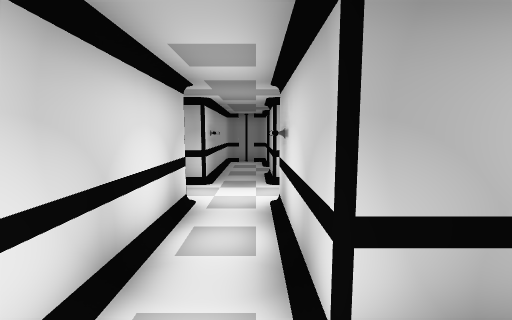
[1] (above)

12 first-person views from a walk through a scene from a Unity 3-D project. The camera is 1.5 m above the floor, tilts 6° down and sees 90° across. The floor is counted in squares, 1 m on a side. Each view is taken from the middle of a square. On the plan, view 1 faces up. The plan holds only what a view shows up to about 13 squares ahead; the rest is blank. The player character is not drawn. Door leaves are left out, so doorways stand open.

[2]
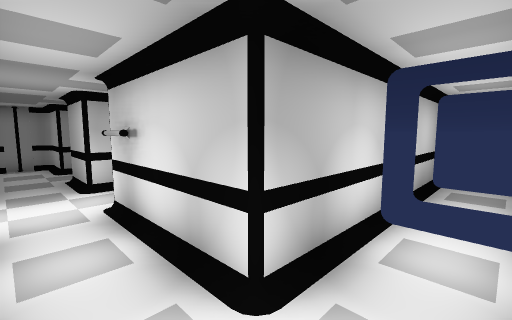

[3]
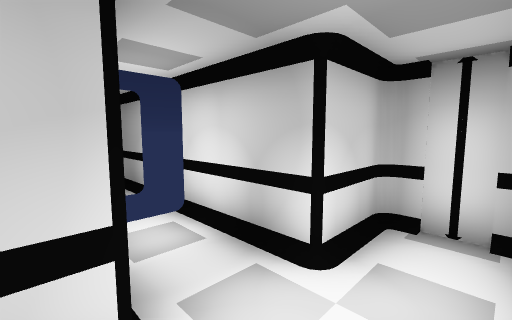

[4]
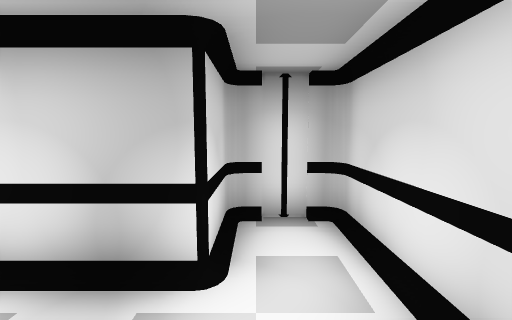

[5]
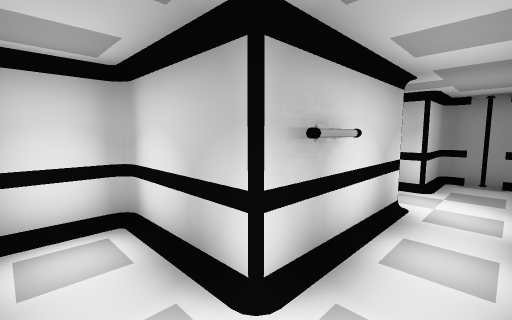

[6]
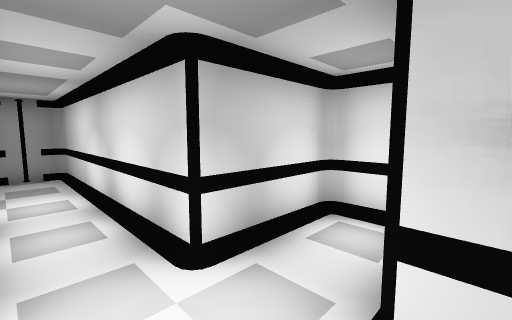

[7]
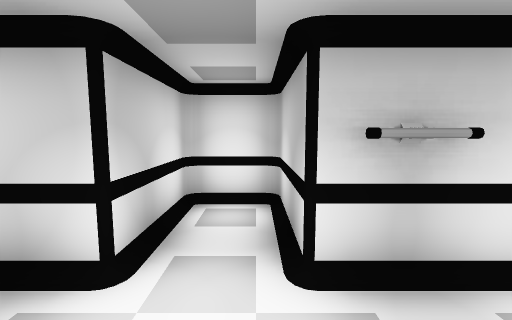

[8]
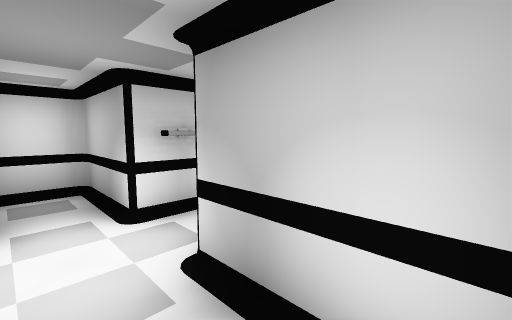

[9]
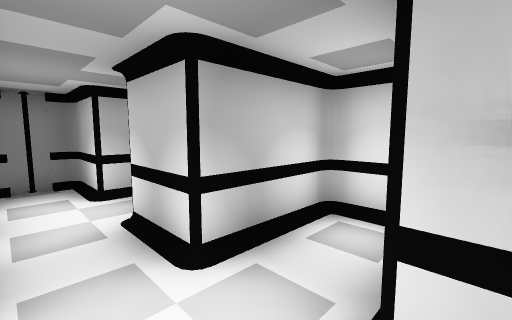

[10]
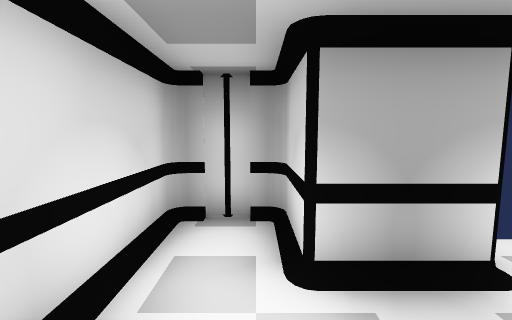

[11]
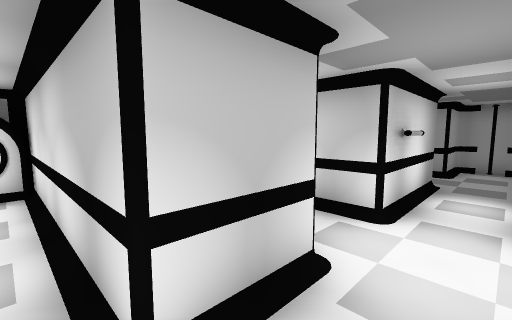

[12]
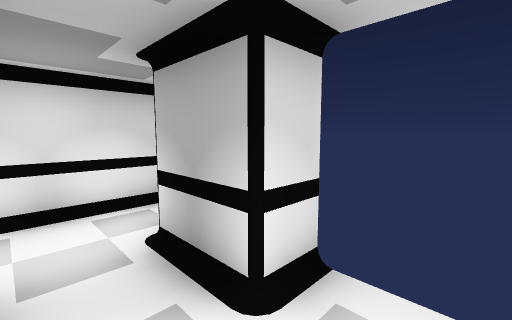

### Floor plan
Ten units are one square. View 1 is at (0, 0); x grows to the right and y downward. Boxes are objects, and circles mark ways between rooms. Rooms are numbered by the first view taken in them; rooms with no view inside come last. Other rooms are left out.
<svg viewBox="-50 -140 120 170">
<path fill="none" stroke="#000" d="M3 -40 3 -50M36 -15 5 -15 5 -55M-15 -55 -15 25 5 25 5 5 35 5M5 -55 33 -55M-13 -91 -13 -80M-15 -95 -15 -75 -42 -75M33 -75 5 -75 5 -95M35 -57 35 -72M-42 -55 -15 -55M-45 -72 -45 -58M25 -126 25 -115 5 -115 5 -135 -15 -135 -15 -95M5 -95 65 -95"/>
<circle cx="-10" cy="-60" r="3" fill="#2a7"/>
<circle cx="0" cy="-85" r="3" fill="#2a7"/>
<text x="0" y="-10">1</text>
<text x="0" y="-70">2</text>
<text x="20" y="-110">3</text>
</svg>
Room 1 opens to room 2. Room 2 opens to room 3.

Where each view was taken, in squares from view 1:
view 1: 0 up, 0 right, facing up
view 2: 0 up, 1 left, facing up-right
view 3: 2 up, 1 left, facing down-right
view 4: 2 up, 0 right, facing down
view 5: 7 up, 1 left, facing down-right
view 6: 8 up, 0 right, facing down-left
view 7: 7 up, 1 right, facing left
view 8: 6 up, 3 right, facing up-left
view 9: 5 up, 1 left, facing up-right
view 10: 9 up, 0 right, facing up
view 11: 10 up, 1 left, facing down-right
view 12: 10 up, 4 right, facing up-left
